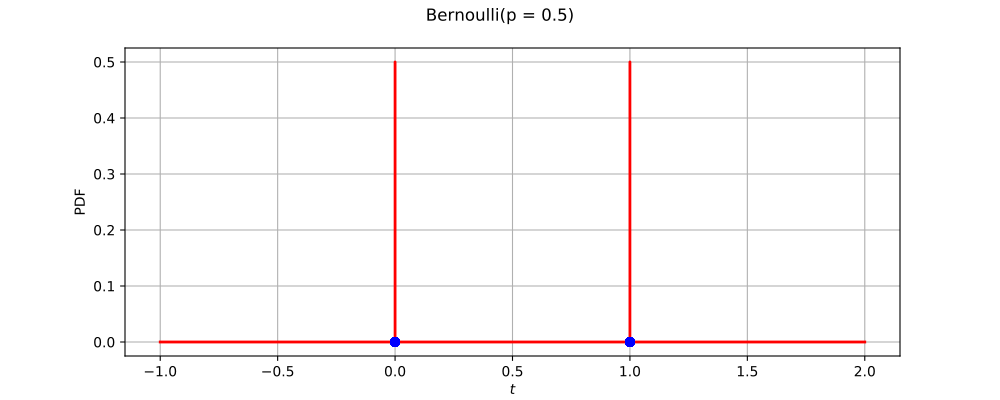

Here is the Python script that generated this plot:
import openturns as ot
from matplotlib import pyplot as plt
from openturns.viewer import View
ot.RandomGenerator.SetSeed(0)
factory = ot.BernoulliFactory()
ref = factory.build()
dimension = ref.getDimension()
if dimension <= 2:
    sample = ref.getSample(50)
    distribution = factory.build(sample)
    if dimension == 1:
        distribution.setDescription(['$t$'])
        pdf_graph = distribution.drawPDF(256)
        cloud = ot.Cloud(sample, ot.Sample(sample.getSize(), 1))
        cloud.setColor('blue')
        cloud.setPointStyle('fcircle')
        pdf_graph.add(cloud)
        fig = plt.figure(figsize=(10, 4))
        plt.suptitle(str(distribution))
        pdf_axis = fig.add_subplot(111)
        View(pdf_graph, figure=fig, axes=[pdf_axis], add_legend=False)
    else:
        sample = ref.getSample(500)
        distribution.setDescription(['$t_0$', '$t_1$'])
        pdf_graph = distribution.drawPDF([256]*2)
        cloud = ot.Cloud(sample)
        cloud.setColor('red')
        cloud.setPointStyle('fcircle')
        pdf_graph.add(cloud)
        fig = plt.figure(figsize=(10, 4))
        plt.suptitle(str(distribution))
        pdf_axis = fig.add_subplot(111)
        View(pdf_graph, figure=fig, axes=[pdf_axis], add_legend=False)
